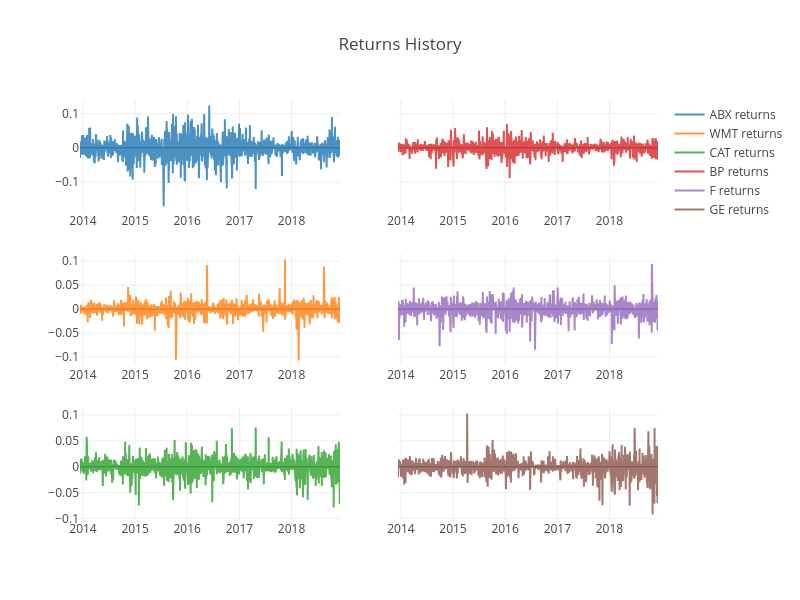

Write notebook code for a chart like this one.
### Code cell
plot_returns_indiv(returns, asset_names);

### Figure 1 — Plotly figure (JSON) as saved in the notebook; plotly's stock layout.template omitted (floating-point values rounded to 4 significant figures; data arrays with more than 128 entries replaced by an {"elided": "..."} marker saying what was removed)
{"data": [{"name": "ABX returns", "opacity": 0.8, "type": "scatter", "uid": "870dcbf4-0218-11e9-bcd5-dca904777f27", "x": {"elided": "1257 str values"}, "xaxis": "x", "y": {"elided": "1257 float values"}, "yaxis": "y"}, {"name": "WMT returns", "opacity": 0.8, "type": "scatter", "uid": "8710a82e-0218-11e9-a717-dca904777f27", "x": {"elided": "1257 str values"}, "xaxis": "x3", "y": {"elided": "1257 float values"}, "yaxis": "y2"}, {"name": "CAT returns", "opacity": 0.8, "type": "scatter", "uid": "8713339e-0218-11e9-bc32-dca904777f27", "x": {"elided": "1257 str values"}, "xaxis": "x5", "y": {"elided": "1257 float values"}, "yaxis": "y3"}, {"name": "BP returns", "opacity": 0.8, "type": "scatter", "uid": "8715a1ee-0218-11e9-adbd-dca904777f27", "x": {"elided": "1257 str values"}, "xaxis": "x2", "y": {"elided": "1257 float values"}, "yaxis": "y"}, {"name": "F returns", "opacity": 0.8, "type": "scatter", "uid": "871809b6-0218-11e9-9f17-dca904777f27", "x": {"elided": "1257 str values"}, "xaxis": "x4", "y": {"elided": "1257 float values"}, "yaxis": "y2"}, {"name": "GE returns", "opacity": 0.8, "type": "scatter", "uid": "871a70f4-0218-11e9-847d-dca904777f27", "x": {"elided": "1257 str values"}, "xaxis": "x6", "y": {"elided": "1257 float values"}, "yaxis": "y3"}], "layout": {"height": 600, "title": "Returns History", "width": 800, "xaxis": {"anchor": "y", "domain": [0, 0.45]}, "xaxis2": {"anchor": "free", "domain": [0.55, 1], "position": 0.7333}, "xaxis3": {"anchor": "y2", "domain": [0, 0.45]}, "xaxis4": {"anchor": "free", "domain": [0.55, 1], "position": 0.3667}, "xaxis5": {"anchor": "y3", "domain": [0, 0.45]}, "xaxis6": {"anchor": "free", "domain": [0.55, 1], "position": 0}, "yaxis": {"anchor": "x", "domain": [0.7333, 1]}, "yaxis2": {"anchor": "x3", "domain": [0.3667, 0.6333]}, "yaxis3": {"anchor": "x5", "domain": [0, 0.2667]}}}
